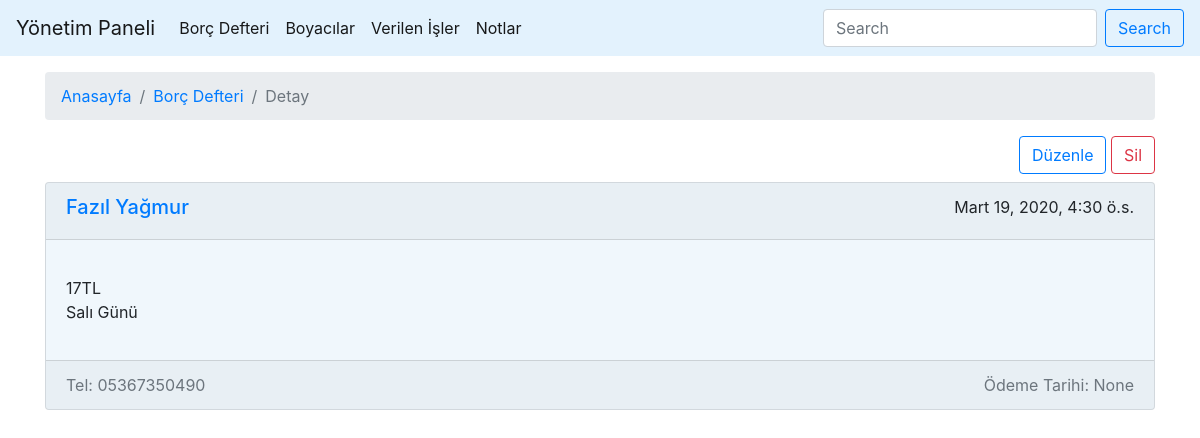
Page /defter/defterler/12 on the committed database.
### boya/models.py (models this page shows, shortened)
class BorcDefteri(models.Model):
    borclu_isim = models.CharField(max_length=100, verbose_name="Borçlu İsmi")
    borclu_telefon = models.CharField(max_length=11, verbose_name="Telefon")
    borclu_aciklama = models.TextField(verbose_name="Açıklama")
    borc_baslangic = models.DateTimeField(auto_now_add=True)
    borc_son_odeme = models.DateTimeField(blank=True, null=True, verbose_name="Ödeme Tarihi")
    class Meta:
        verbose_name = "Borç Defteri"
        verbose_name_plural = "Borç Defteri"

### boya/views.py (the view)
# urls.py: path('defter/defterler/<id>', views.borc_defteri_id, name="defter_ayrinti"),
def borc_defteri_id(request, id):
    defter = BorcDefteri.objects.get(id=id)
    return render(request, 'defter_ayrinti.html', {'defter': defter})

### templates/defter_ayrinti.html
{% extends 'base.html' %}
{% block content %}
<div class="container mt-3">
    <nav aria-label="breadcrumb">
        <ol class="breadcrumb">
          <li class="breadcrumb-item"><a href="/">Anasayfa</a></li>
          <li class="breadcrumb-item"><a href="{% url 'defter' %}">Borç Defteri</a></li>
          <li class="breadcrumb-item active" aria-current="page">Detay</li>
        </ol>
    </nav>
      <div class="row justify-content-center">
        <div class="col-12">
          <div class="row mb-2">
          <div class="col-12 text-right">
          <a type="button" href="{% url 'defter_duzenle' defter.id %}" class="btn btn-outline-primary align-right">Düzenle</a>
          <a type="button" href="{% url 'defter_sil' defter.id %}" class="btn btn-outline-danger align-right">Sil</a>
          </div>
          </div>
            <div class="card mb-2"  style="background-color: #f0f7fc">
              <div class="card-header">
              <div class="row">
                <div class="col-6"><a href="{% url 'defter_ayrinti' defter.id %}"><h5>{{defter.borclu_isim|title}}</h5></a></div>
                <div class="col-6 text-right">
                {{defter.borc_baslangic}}
                </div>
              </div>
              </div>
              <div class="card-body">
                <p class="card-text">{{defter.borclu_aciklama|linebreaks }}</p>
              </div>
              <div class="card-footer text-muted">
              <div class="row">
                <div class="col-6">Tel: {{defter.borclu_telefon}}</div>
                <div class="col-6 text-right">Ödeme Tarihi: {{defter.borc_son_odeme}}</div>
              </div>
              </div>
            </div>
        </div>
      </div>
</div>
{% endblock content %}

### rows in the picture
BorcDefteri: borclu_isim "Fazıl Yağmur", borc_baslangic "Mart 19, 2020, 4:30 ö.s.", borclu_aciklama "17TL Salı Günü", borclu_telefon "05367350490", borc_son_odeme "None"
